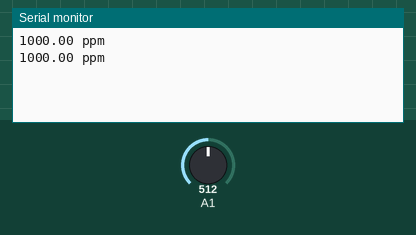
Recording of a sketch running on a simulated Arduino Uno, built with avr-gcc and run on an emulated ATmega328P. Parts: the last lines printed to the serial monitor. Inputs (shaded band) come from the test bench; at power-on: A1 = 512.

Above: at 2.8 s.
2.9 s: A1 set to 716
At 4.7 s:
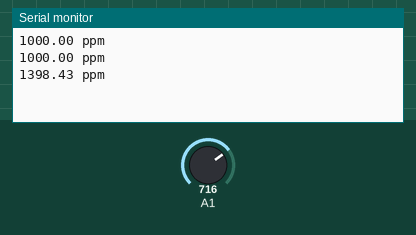
5.6 s: A1 set to 900
At 7.4 s:
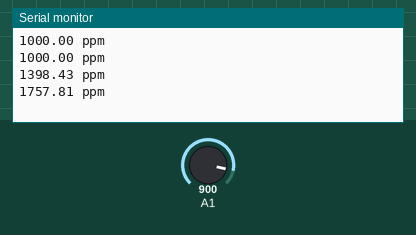
Timing chart, 0 to 8.9 s (numbered marks = the images above; inputs shaded):
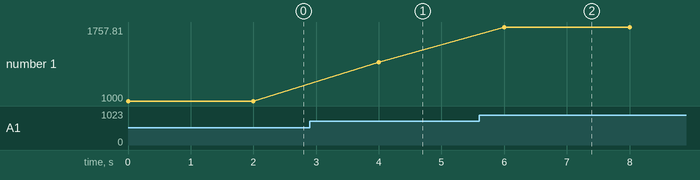

The sketch:

mq7.ino
```cpp
void setup() {
  pinMode(A1,INPUT);
  Serial.begin(9600);

}

void loop() {
  int al=analogRead(A1);
  float av=0.0048828*al;
  float ap=(2000/5)*av;
  Serial.print(ap);
  Serial.println(" ppm");
  delay(2000);
}
```

Measured:
- after the input at 2.9 s, the serial monitor: prints a new line after 1.1 s (image 1)
- after the input at 5.6 s, the serial monitor: prints a new line after 0.40 s (image 2)
- plotted number 1: 1000 → 1398.43 after the input at 2.9 s, 1398.43 → 1757.81 after the input at 5.6 s
